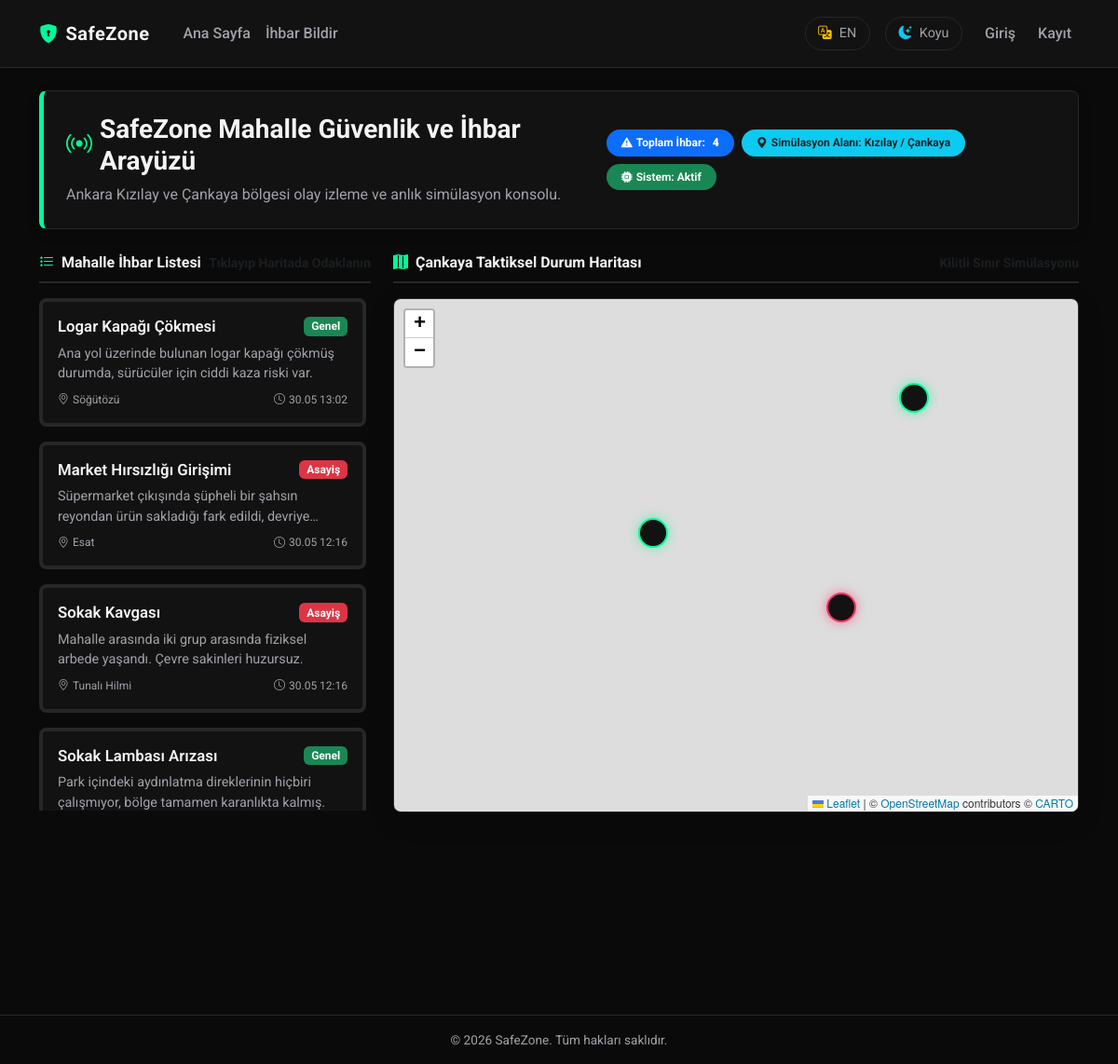
The page / on the database its author committed.
### app/models.py (models this page shows, shortened)
class Incident(db.Model):
    __tablename__ = 'incident'
    id = db.Column(db.Integer, primary_key=True)
    title = db.Column(db.String(150), nullable=False)
    description = db.Column(db.Text)
    category = db.Column(db.String(50), nullable=False)
    neighborhood_name = db.Column(db.String(100), nullable=False)
    latitude = db.Column(db.Float)
    longitude = db.Column(db.Float)
    created_at = db.Column(db.DateTime, nullable=False, default=datetime.utcnow)
    user_id = db.Column(db.Integer, db.ForeignKey('user.id'), nullable=False)

### app/main/routes.py (the view)
@main_bp.route('/')
def index():
    page = request.args.get('page', 1, type=int)
    all_incidents = Incident.query.order_by(Incident.created_at.desc()).all()
    pagination = Incident.query.order_by(Incident.created_at.desc()).paginate(page=page, per_page=5, error_out=False)
    incidents = pagination.items
    return render_template('main/index.html', incidents=incidents, pagination=pagination, all_incidents=all_incidents)

### app/main/routes.py (called while the page is built)
@main_bp.app_context_processor
def inject_translations():
    from flask import session
    from app.main.translations import TRANSLATIONS
    lang = session.get('lang', 'tr')
    if lang not in ['tr', 'en']:
        lang = 'tr'
    def translate(key):
        if not key:
            return ''
        cleaned_key = key.strip().lower()
        lookup_key = cleaned_key.replace('ı', 'i').replace('ğ', 'g').replace('ü', 'u').replace('ş', 's').replace('ö', 'o').replace('ç', 'c')
        translation_dict = TRANSLATIONS.get(lang, {})
        if lookup_key in translation_dict:
            return translation_dict[lookup_key]
        elif cleaned_key in translation_dict:
            return translation_dict[cleaned_key]
        elif key in translation_dict:
            return translation_dict[key]
        return key
    return dict(_=translate, active_lang=lang)

### app/templates/main/index.html (shortened to what this page needs)
{% extends "base.html" %}
{% block content %}
    <link rel="stylesheet" href="https://unpkg.com/leaflet@1.9.4/dist/leaflet.css" />
    <div class="simulation-banner p-4 mb-4 d-flex flex-column flex-md-row justify-content-between align-items-md-center gap-3">
        <div>
            <h1 class="h3 mb-2 text-white fw-bold d-flex align-items-center gap-2" style="color: var(--text-color) !important;">
                <i class="bi bi-broadcast text-danger animate-pulse" style="color: var(--accent-color) !important;"></i>
                {{ _('system_title') }}
            </h1>
            <p class="text-muted mb-0" style="color: var(--text-muted) !important;">{% if active_lang == 'en' %}Ankara Kizilay and Cankaya region event monitoring and instant simulation console.{% else %}Ankara Kızılay ve Çankaya bölgesi olay izleme ve anlık simülasyon konsolu.{% endif %}</p>
        </div>
        <div class="d-flex flex-wrap align-items-center gap-2">
            <span class="badge bg-primary px-3 py-2 rounded-pill d-flex align-items-center gap-1">
                <i class="bi bi-exclamation-triangle-fill"></i>
                {{ _('Toplam İhbar') }}: <strong class="ms-1">{{ all_incidents|length }}</strong>
            </span>
            <span class="badge bg-info text-dark px-3 py-2 rounded-pill d-flex align-items-center gap-1">
                <i class="bi bi-geo-alt-fill"></i>
                {% if active_lang == 'en' %}Simulation Area: Kizilay / Cankaya{% else %}Simülasyon Alanı: Kızılay / Çankaya{% endif %}
            </span>
            <span class="badge bg-success px-3 py-2 rounded-pill d-flex align-items-center gap-1">
                <i class="bi bi-cpu-fill"></i>
                {% if active_lang == 'en' %}System: Active{% else %}Sistem: Aktif{% endif %}
            </span>
        </div>
    </div>
    <div class="row g-4">
        <div class="col-lg-4">
            <div class="incident-list-header mb-3 d-flex justify-content-between align-items-center">
                <span><i class="bi bi-list-stars me-2 text-info" style="color: var(--accent-color) !important;"></i>{{ _('Mahalle İhbar Listesi') }}</span>
                <small class="text-muted">{% if active_lang == 'en' %}Click to Focus on Map{% else %}Tıklayıp Haritada Odaklanın{% endif %}</small>
            </div>
            <div class="scrollable-incident-list">
                {% for incident in incidents %}
                    {% if incident.category in ['Asayiş', 'Hırsızlık', 'Saldırı', 'Gasp'] %}
                        {% set border_color = 'danger' %}
                    {% elif incident.category in ['Trafik', 'Kaza', 'Yol Kapanması'] %}
                        {% set border_color = 'warning' %}
                    {% elif incident.category in ['Şüpheli Durum', 'Kayıp'] %}
                        {% set border_color = 'info' %}
                    {% else %}
                        {% set border_color = 'success' %}
                    {% endif %}
                    <div class="card incident-card mb-3 border-start border-{{ border_color }} border-4"
                         onclick="focusIncident({{ incident.id }}, {{ incident.latitude }}, {{ incident.longitude }})">
                        <div class="card-body p-3">
                            <div class="d-flex justify-content-between align-items-start mb-2">
                                <h3 class="incident-card-title mb-0">{{ incident.title }}</h3>
                                <span class="badge bg-{{ border_color }} ms-2">{{ _(incident.category) }}</span>
                            </div>
                            <p class="incident-card-desc mb-2">{{ incident.description }}</p>
                            <div class="d-flex justify-content-between align-items-center text-muted" style="font-size: 0.75rem; color: var(--text-muted) !important;">
                                <span><i class="bi bi-geo-alt me-1"></i>{{ incident.neighborhood_name }}</span>
                                <span><i class="bi bi-clock me-1"></i>{{ incident.created_at.strftime('%d.%m %H:%M') }}</span>
                            </div>
                        </div>
                    </div>
                {% else %}
                    <div class="text-center py-5 text-muted">
                        <i class="bi bi-clipboard-x display-4 mb-3 d-block text-secondary"></i>
                        {{ _('Gösterilecek ihbar bulunmuyor.') }}
                    </div>
                {% endfor %}
            </div>
        </div>
        <div class="col-lg-8">
            <div class="incident-list-header mb-3 d-flex justify-content-between align-items-center">
                <span><i class="bi bi-map-fill me-2 text-info" style="color: var(--accent-color) !important;"></i>{{ _('Çankaya Taktiksel Durum Haritası') }}</span>
                <small class="text-muted">{% if active_lang == 'en' %}Locked Boundary Simulation{% else %}Kilitli Sınır Simülasyonu{% endif %}</small>
            </div>
            <div class="map-wrapper">
                <div id="map"></div>
            </div>
        </div>
    </div>
{% endblock %}

### app/templates/base.html (style rules this page uses)
:root { --bg-color: #0a0a0a; --text-color: #f4f4f5; --text-muted: #a1a1aa; --accent-color: #00fa9a; --accent-hover: #20b2aa; --accent-glow: rgba(0, 250, 154, 0.25); --card-bg: #121212; --card-border: #27272a; --navbar-bg: #121212; --navbar-border: #27272a; --input-bg: #000000; --input-border: #27272a; --btn-primary-bg: #20b2aa; --btn-primary-text: #0a0a0a; --alert-bg: #18181b; --alert-border: #20b2aa; }
body { background-color: var(--bg-color); color: var(--text-color); font-family: 'Roboto', 'Segoe UI', Tahoma, Geneva, Verdana, sans-serif; min-height: 100vh; display: flex; flex-direction: column; transition: background-color 0.3s ease, color 0.3s ease; }
.card { background-color: var(--card-bg) !important; border-color: var(--card-border) !important; color: var(--text-color) !important; transition: background-color 0.3s ease, border-color 0.3s ease, color 0.3s ease, box-shadow 0.3s ease, transform 0.25s ease; }

### app/templates/main/index.html (style rules this page uses)
.simulation-banner { background-color: var(--card-bg); border: 1px solid var(--card-border); border-left: 5px solid var(--accent-color); border-radius: 8px; box-shadow: 0 4px 15px rgba(0, 0, 0, 0.1); transition: all 0.3s ease; }
.animate-pulse { animation: pulse 2s cubic-bezier(0.4, 0, 0.6, 1) infinite; }
.incident-list-header { font-weight: 700; color: var(--text-color); border-bottom: 2px solid var(--card-border); padding-bottom: 0.5rem; transition: color 0.3s ease, border-color 0.3s ease; }
.scrollable-incident-list { max-height: 550px; overflow-y: auto; padding-right: 5px; }
.incident-card { background-color: var(--card-bg); border: 1px solid var(--card-border); border-radius: 8px; transition: all 0.25s cubic-bezier(0.4, 0, 0.2, 1); cursor: pointer; }
.incident-card-title { font-size: 1.05rem; font-weight: 600; color: var(--text-color); transition: color 0.3s ease; }
.incident-card-desc { font-size: 0.9rem; color: var(--text-muted); display: -webkit-box; -webkit-line-clamp: 2; -webkit-box-orient: vertical; overflow: hidden; text-overflow: ellipsis; transition: color 0.3s ease; }
.map-wrapper { border: 1px solid var(--card-border); border-radius: 8px; overflow: hidden; box-shadow: 0 8px 30px rgba(0, 0, 0, 0.1); transition: border-color 0.3s ease; }
#map { width: 100%; height: 550px; z-index: 1; }

### rows shown on the page
Incident: title "Logar Kapağı Çökmesi", description "Ana yol üzerinde bulunan logar kapağı çökmüş durumda, sürücüler için ciddi kaza riski var.", neighborhood_name "Söğütözü", created_at "30.05 13:02"
Incident: title "Market Hırsızlığı Girişimi", description "Süpermarket çıkışında şüpheli bir şahsın reyondan ürün sakladığı fark edildi,…", neighborhood_name "Esat", created_at "30.05 12:16"
Incident: title "Sokak Kavgası", description "Mahalle arasında iki grup arasında fiziksel arbede yaşandı. Çevre sakinleri huzursuz.", neighborhood_name "Tunalı Hilmi", created_at "30.05 12:16"
Incident: title "Sokak Lambası Arızası", description "Park içindeki aydınlatma direklerinin hiçbiri çalışmıyor, bölge tamamen karanlıkta kalmış."

### other values the page prints
{{ all_incidents|length }} "4"
